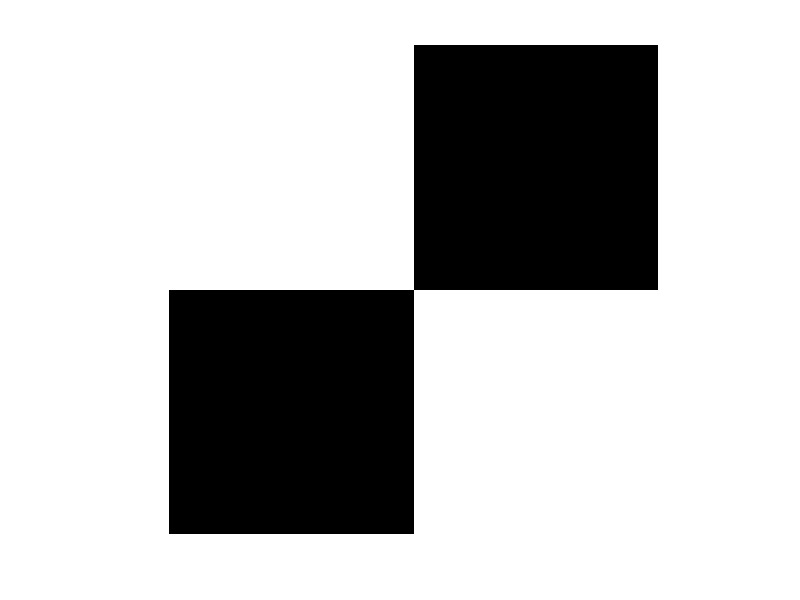

Write the MATLAB code that produced this figure.
%GENERACION DE UNA IMAGEN 2X2
%4 pixeles binaria
MA=[1,0;
    0,1];
%filas=alto columnas=ancho
%mostrar imagen
imshow(MA)
%1=blanco 0=negro